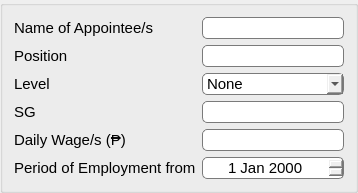
        <widget class="QGroupBox" name="groupBox">
         <property name="title">
          <string/>
         </property>
         <layout class="QGridLayout" name="gridLayout_4">
          <item row="2" column="1">
           <widget class="QComboBox" name="levelEdit">
            <property name="font">
             <font>
              <family>Segoe UI</family>
              <pointsize>11</pointsize>
             </font>
            </property>
            <property name="styleSheet">
             <string notr="true">border: 1px solid #7a7a7a;
border-radius: 5px;</string>
            </property>
            <item>
             <property name="text">
              <string>None</string>
             </property>
            </item>
            <item>
             <property name="text">
              <string>First Level</string>
             </property>
            </item>
            <item>
             <property name="text">
              <string>Second Level</string>
             </property>
            </item>
            <item>
             <property name="text">
              <string>Non-Career</string>
             </property>
            </item>
           </widget>
          </item>
          <item row="2" column="0">
           <widget class="QLabel" name="label_35">
            <property name="sizePolicy">
             <sizepolicy hsizetype="Fixed" vsizetype="Preferred">
              <horstretch>0</horstretch>
              <verstretch>0</verstretch>
             </sizepolicy>
            </property>
            <property name="font">
             <font>
              <family>Segoe UI</family>
              <pointsize>11</pointsize>
             </font>
            </property>
            <property name="styleSheet">
             <string notr="true"/>
            </property>
            <property name="text">
             <string>Level</string>
            </property>
           </widget>
          </item>
          <item row="0" column="1">
           <widget class="QLineEdit" name="nameAppointeeEdit">
            <property name="sizePolicy">
             <sizepolicy hsizetype="Preferred" vsizetype="Fixed">
              <horstretch>0</horstretch>
              <verstretch>0</verstretch>
             </sizepolicy>
            </property>
            <property name="font">
             <font>
              <family>Segoe UI</family>
              <pointsize>11</pointsize>
             </font>
            </property>
            <property name="focusPolicy">
             <enum>Qt::StrongFocus</enum>
            </property>
            <property name="styleSheet">
             <string notr="true">border: 1px solid #7a7a7a;
border-radius: 5px;</string>
            </property>
            <property name="text">
             <string/>
            </property>
           </widget>
          </item>
          <item row="0" column="0">
           <widget class="QLabel" name="label_38">
            <property name="sizePolicy">
             <sizepolicy hsizetype="Fixed" vsizetype="Preferred">
              <horstretch>0</horstretch>
              <verstretch>0</verstretch>
             </sizepolicy>
            </property>
            <property name="font">
             <font>
              <family>Segoe UI</family>
              <pointsize>11</pointsize>
             </font>
            </property>
            <property name="styleSheet">
             <string notr="true"/>
            </property>
            <property name="text">
             <string>Name of Appointee/s</string>
            </property>
           </widget>
          </item>
          <item row="1" column="0">
           <widget class="QLabel" name="label_36">
            <property name="sizePolicy">
             <sizepolicy hsizetype="Fixed" vsizetype="Preferred">
              <horstretch>0</horstretch>
              <verstretch>0</verstretch>
             </sizepolicy>
            </property>
            <property name="font">
             <font>
              <family>Segoe UI</family>
              <pointsize>11</pointsize>
             </font>
            </property>
            <property name="styleSheet">
             <string notr="true"/>
            </property>
            <property name="text">
             <string>Position</string>
            </property>
           </widget>
          </item>
          <item row="1" column="1">
           <widget class="QLineEdit" name="positionEdit">
            <property name="sizePolicy">
             <sizepolicy hsizetype="Preferred" vsizetype="Fixed">
              <horstretch>0</horstretch>
              <verstretch>0</verstretch>
             </sizepolicy>
            </property>
            <property name="font">
             <font>
              <family>Segoe UI</family>
              <pointsize>11</pointsize>
             </font>
            </property>
            <property name="focusPolicy">
             <enum>Qt::StrongFocus</enum>
            </property>
            <property name="styleSheet">
             <string notr="true">border: 1px solid #7a7a7a;
border-radius: 5px;</string>
            </property>
            <property name="text">
             <string/>
            </property>
           </widget>
          </item>
          <item row="3" column="1">
           <widget class="QLineEdit" name="sgEdit">
            <property name="sizePolicy">
             <sizepolicy hsizetype="Preferred" vsizetype="Fixed">
              <horstretch>0</horstretch>
              <verstretch>0</verstretch>
             </sizepolicy>
            </property>
            <property name="font">
             <font>
              <family>Segoe UI</family>
              <pointsize>11</pointsize>
             </font>
            </property>
            <property name="focusPolicy">
             <enum>Qt::StrongFocus</enum>
            </property>
            <property name="styleSheet">
             <string notr="true">border: 1px solid #7a7a7a;
border-radius: 5px;</string>
            </property>
            <property name="text">
             <string/>
            </property>
           </widget>
          </item>
          <item row="4" column="0">
           <widget class="QLabel" name="label_37">
            <property name="sizePolicy">
             <sizepolicy hsizetype="Fixed" vsizetype="Preferred">
              <horstretch>0</horstretch>
              <verstretch>0</verstretch>
             </sizepolicy>
            </property>
            <property name="font">
             <font>
              <family>Segoe UI</family>
              <pointsize>11</pointsize>
             </font>
            </property>
            <property name="styleSheet">
             <string notr="true"/>
            </property>
            <property name="text">
             <string>Daily Wage/s (₱)</string>
            </property>
           </widget>
          </item>
          <item row="3" column="0">
           <widget class="QLabel" name="label_34">
            <property name="sizePolicy">
             <sizepolicy hsizetype="Fixed" vsizetype="Preferred">
              <horstretch>0</horstretch>
              <verstretch>0</verstretch>
             </sizepolicy>
            </property>
            <property name="font">
             <font>
              <family>Segoe UI</family>
              <pointsize>11</pointsize>
             </font>
            </property>
            <property name="styleSheet">
             <string notr="true"/>
            </property>
            <property name="text">
             <string>SG</string>
            </property>
           </widget>
          </item>
          <item row="5" column="0">
           <widget class="QLabel" name="label_39">
            <property name="sizePolicy">
             <sizepolicy hsizetype="Fixed" vsizetype="Preferred">
              <horstretch>0</horstretch>
              <verstretch>0</verstretch>
             </sizepolicy>
            </property>
            <property name="font">
             <font>
              <family>Segoe UI</family>
              <pointsize>11</pointsize>
             </font>
            </property>
            <property name="styleSheet">
             <string notr="true"/>
            </property>
            <property name="text">
             <string>Period of Employment from</string>
            </property>
           </widget>
          </item>
          <item row="4" column="1">
           <widget class="QLineEdit" name="dailyWageEdit">
            <property name="sizePolicy">
             <sizepolicy hsizetype="Preferred" vsizetype="Fixed">
              <horstretch>0</horstretch>
              <verstretch>0</verstretch>
             </sizepolicy>
            </property>
            <property name="font">
             <font>
              <family>Segoe UI</family>
              <pointsize>11</pointsize>
             </font>
            </property>
            <property name="focusPolicy">
             <enum>Qt::StrongFocus</enum>
            </property>
            <property name="styleSheet">
             <string notr="true">border: 1px solid #7a7a7a;
border-radius: 5px;</string>
            </property>
            <property name="text">
             <string/>
            </property>
           </widget>
          </item>
          <item row="5" column="1">
           <widget class="QDateEdit" name="empFromEdit">
            <property name="font">
             <font>
              <family>Segoe UI</family>
              <pointsize>11</pointsize>
             </font>
            </property>
            <property name="styleSheet">
             <string notr="true">border: 1px solid #7a7a7a;
border-radius: 5px;</string>
            </property>
            <property name="alignment">
             <set>Qt::AlignCenter</set>
            </property>
           </widget>
          </item>
         </layout>
        </widget>
